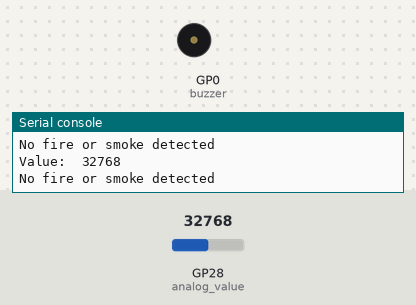
A program run on a simulated Raspberry Pi Pico running MicroPython. Parts: buzzer (waves = sounding), the last lines printed to the serial console. The inputs (shaded band) are chosen by the test bench; at power-on: GP28 (analog_value) = 32768 (analog values on the 0–65535 scale).

Above: at 1.2 s.
1.3 s: GP28 (analog_value) set to 10544
3.2 s: GP28 (analog_value) set to 9312
At 5.1 s:
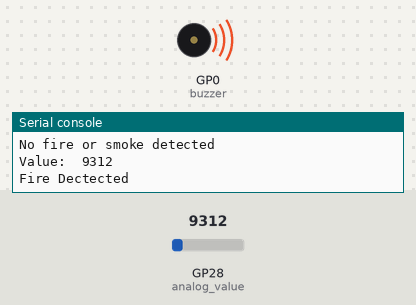
Timing chart, 0 to 11.5 s (numbered marks = the images above; inputs shaded):
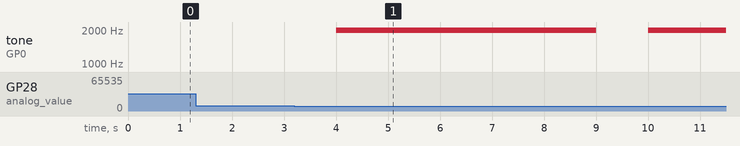

The program:

HW-491-reader-buzzer.py
```python
import machine
from machine import Pin, PWM
import utime

analog_value = machine.ADC(28)
buzzer = PWM(Pin(0))

while True:
    reading = analog_value.read_u16()
    print("Value: ",reading)
    if reading < 10000:
        print("Fire Dectected");
        buzzer.freq(1980)
        buzzer.duty_u16(1000)
        utime.sleep(5)
        buzzer.duty_u16(0)
    else:
        print("No fire or smoke detected");
    utime.sleep(1.0)
```

Measured:
- the behaviour switches between 10000 and 9984 on GP28 (analog_value) (found by bisection; images 0 and 1)
- after the input at 3.2 s, tone on GP0 (buzzer): silent → 1980 Hz after 0.80 s, → silent 5.0 s later, → 1980 Hz 1.0 s later
